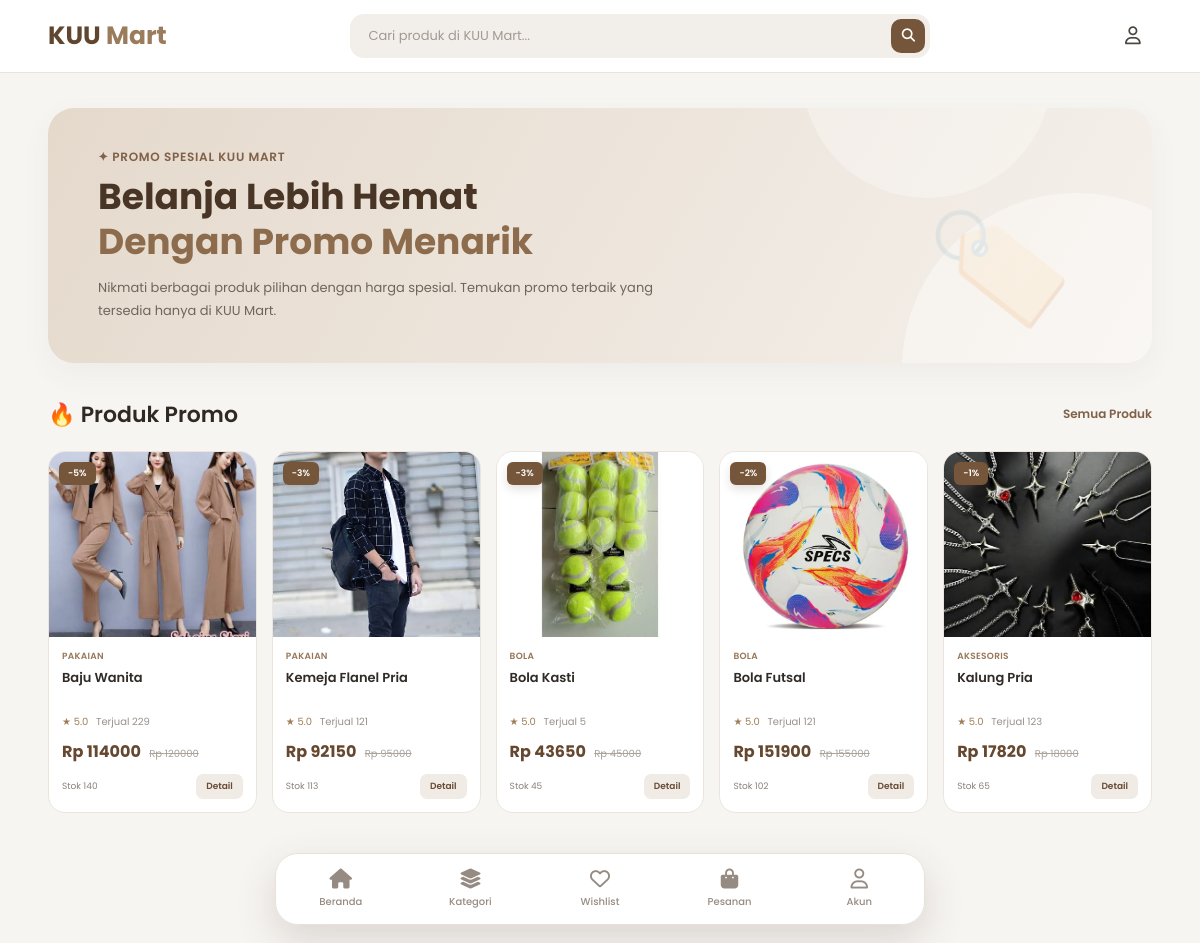
Page /promo/ on the committed database.
### store/models.py (models this page shows, shortened)
class Product(models.Model):
    nama = models.CharField(max_length=200)
    kategori = models.ForeignKey(
        Category,
        on_delete=models.CASCADE,
        related_name="produk"
    )
    deskripsi = models.TextField(blank=True, null=True)
    harga = models.DecimalField(
        max_digits=12,
        decimal_places=2
    )
    diskon = models.PositiveIntegerField(
        default=0,
        validators=[
            MinValueValidator(0),
            MaxValueValidator(100)
        ]
    )
    stok = models.PositiveIntegerField(default=0)
    gambar = models.ImageField(
        upload_to="produk/",
        blank=True,
        null=True
    )
    rating = models.DecimalField(
        max_digits=3,
        decimal_places=1,
        default=5.0,
        validators=[
            MinValueValidator(0),
            MaxValueValidator(5)
        ]
    )
    terjual = models.PositiveIntegerField(default=0)
    dibuat = models.DateTimeField(auto_now_add=True)
    diperbarui = models.DateTimeField(auto_now=True)
    @property
    def harga_diskon(self):
        if self.diskon > 0:
            return self.harga - (
                self.harga * self.diskon / 100
            )
        return self.harga
    class Meta:
        verbose_name = "Produk"
        verbose_name_plural = "Produk"
        ordering = ["-id"]

class Category(models.Model):
    nama = models.CharField(max_length=100)
    deskripsi = models.TextField(blank=True, null=True)
    class Meta:
        verbose_name = "Kategori"
        verbose_name_plural = "Kategori"

### store/views.py (the view)
def promo(request):
    produk = Product.objects.filter(
        diskon__gt=0
    ).order_by(
        "-diskon",
        "-id"
    )
    return render(
        request,
        "promo.html",
        {
            "produk": produk
        }
    )

### templates/promo.html (shortened to what this page needs)
{% load static %}
<!DOCTYPE html>
<html lang="id">
<head>
<link rel="stylesheet"
href="https://cdnjs.cloudflare.com/ajax/libs/font-awesome/6.5.2/css/all.min.css">
</head>
<body>
<header class="header">
<div class="container header-inner">
<a href="{% url 'index' %}" class="logo">
    KUU <span>Mart</span>
</a>
<form
    action="{% url 'produk' %}"
    method="GET"
    class="search">
    <input
        type="text"
        name="q"
        placeholder="Cari produk di KUU Mart..."
        value="{{ request.GET.q }}"
        autocomplete="off">
    <button type="submit">
        <i class="fa-solid fa-magnifying-glass"></i>
    </button>
</form>
<div class="header-icons">
{% if user.is_authenticated %}
<a
    href="{% url 'wishlist' %}"
    class="icon-link"
    title="Wishlist">
    <i class="fa-regular fa-heart"></i>
</a>
<a
    href="{% url 'cart' %}"
    class="icon-link"
    title="Keranjang">
    <i class="fa-solid fa-cart-shopping"></i>
</a>
<a
    href="{% url 'riwayat_pesanan' %}"
    class="icon-link"
    title="Pesanan Saya">
    <i class="fa-regular fa-user"></i>
</a>
{% else %}
<a
    href="{% url 'login' %}"
    class="icon-link"
    title="Login">
    <i class="fa-regular fa-user"></i>
</a>
{% endif %}
</div>
</div>
</header>
<main>
<div class="container page">
<section class="promo-hero">
<div class="promo-content">
<div class="promo-small">
    ✦ PROMO SPESIAL KUU MART
</div>
<h1>
    Belanja Lebih Hemat<br>
    <span>Dengan Promo Menarik</span>
</h1>
<p>
    Nikmati berbagai produk pilihan dengan harga spesial.
    Temukan promo terbaik yang tersedia hanya di KUU Mart.
</p>
</div>
<div class="promo-icon">
    🏷️
</div>
</section>
<div class="section-header">
<h2 class="section-title">
    🔥 Produk Promo
</h2>
<a
    href="{% url 'produk' %}"
    class="section-link">
    Semua Produk
</a>
</div>
{% if produk %}
<div class="product-grid">
{% for p in produk %}
<div class="product-card">
<div class="product-image">
<div class="discount">
    -{{ p.diskon }}%
</div>
<a
    href="{% url 'detail_produk' p.id %}">
{% if p.gambar %}
<img
    src="{{ p.gambar.url }}"
    alt="{{ p.nama }}">
{% endif %}
</a>
</div>
<div class="product-info">
<div class="product-category">
    {{ p.kategori.nama }}
</div>
<a
    href="{% url 'detail_produk' p.id %}">
<div class="product-name">
    {{ p.nama }}
</div>
</a>
<div class="rating">
    ★ {{ p.rating|default:"5.0" }}
    <span class="sold">
        Terjual {{ p.terjual|default:"0" }}
    </span>
</div>
<div class="price">
<span class="price-main">
    Rp {{ p.harga_diskon|floatformat:0 }}
</span>
<span class="price-old">
    Rp {{ p.harga|floatformat:0 }}
</span>
</div>
<div class="product-bottom">
<span class="stock">
    Stok {{ p.stok }}
</span>
<a
    href="{% url 'detail_produk' p.id %}"
    class="detail-btn">
    Detail
</a>
</div>
</div>
</div>
{% endfor %}
</div>
{% endif %}
</div>
</main>
<nav class="bottom-nav">
<a
    href="{% url 'index' %}"
    class="nav-item">
    <span class="nav-icon">
        <i class="fa-solid fa-house"></i>
    </span>
    <span class="nav-text">
        Beranda
    </span>
</a>
<a
    href="{% url 'kategori' %}"
    class="nav-item">
    <span class="nav-icon">
        <i class="fa-solid fa-layer-group"></i>
    </span>
    <span class="nav-text">
        Kategori
    </span>
</a>
{% if user.is_authenticated %}
<a
    href="{% url 'wishlist' %}"
    class="nav-item">
    <span class="nav-icon">
        <i class="fa-regular fa-heart"></i>
    </span>
    <span class="nav-text">
        Wishlist
    </span>
</a>
<a
    href="{% url 'riwayat_pesanan' %}"
    class="nav-item active">
    <span class="nav-icon">
        <i class="fa-solid fa-bag-shopping"></i>
    </span>
    <span class="nav-text">
        Pesanan
    </span>
</a>
<a
    href="{% url 'logout' %}"
    class="nav-item">
    <span class="nav-icon">
        <i class="fa-regular fa-user"></i>
    </span>
    <span class="nav-text">
        Keluar
    </span>
</a>
{% else %}
<a
    href="{% url 'login' %}"
    class="nav-item">
    <span class="nav-icon">
        <i class="fa-regular fa-heart"></i>
    </span>
    <span class="nav-text">
        Wishlist
    </span>
</a>
<a
    href="{% url 'login' %}"
    class="nav-item">
    <span class="nav-icon">
        <i class="fa-solid fa-bag-shopping"></i>
    </span>
    <span class="nav-text">
        Pesanan
    </span>
</a>
<a
    href="{% url 'login' %}"
    class="nav-item">
    <span class="nav-icon">
        <i class="fa-regular fa-user"></i>
    </span>
    <span class="nav-text">
        Akun
    </span>
</a>
{% endif %}
</nav>
</body>
</html>

### rows in the picture
Product: diskon "5", gambar (picture), kategori.nama "PAKAIAN", nama "Baju Wanita", rating "5.0", terjual "229", harga_diskon "114000", harga "120000", stok "140"
Product: diskon "3", gambar (picture), kategori.nama "PAKAIAN", nama "Kemeja Flanel Pria", rating "5.0", terjual "121", harga_diskon "92150", harga "95000", stok "113"
Product: diskon "3", gambar (picture), kategori.nama "BOLA", nama "Bola Kasti", rating "5.0", terjual "5", harga_diskon "43650", harga "45000", stok "45"
Product: diskon "2", gambar (picture), kategori.nama "BOLA", nama "Bola Futsal", rating "5.0", terjual "121", harga_diskon "151900", harga "155000", stok "102"
Product: diskon "1", gambar (picture), kategori.nama "AKSESORIS", nama "Kalung Pria", rating "5.0", terjual "123", harga_diskon "17820", harga "18000", stok "65"
